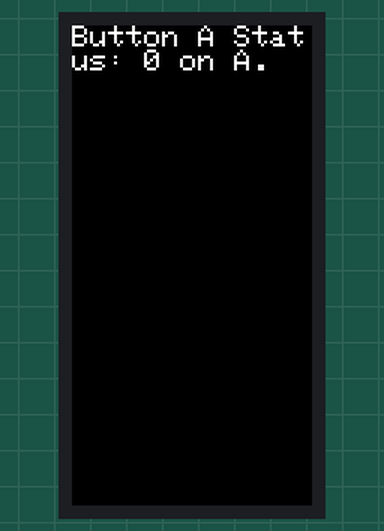
Bench run of a sketch on a simulated ESP32. Shown: 80×160 colour display.

Above: at 0.2 s.

The sketch:

button_1.ino
```cpp
#include <M5StickC.h>

void setup() {
  M5.begin();
  M5.Lcd.println("Please pressed Button A.");
}

void loop() {
  M5.Lcd.setCursor(0, 0);
  M5.Lcd.printf("Button A Status: %d ",M5.BtnA.read());
}
```
